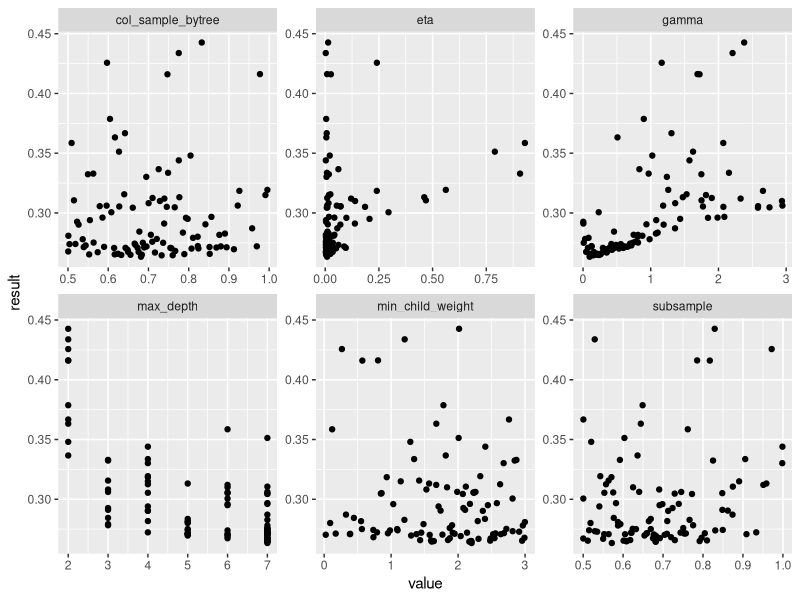

Generate this figure with R:
## ---- chunk 1
knitr::opts_chunk$set (echo=FALSE, warning=FALSE, message=FALSE)
## ---- chunk 2
library (dplyr)
library (ggplot2)
library (reshape2)

hyperopt.df <- read.csv ("hyperopt/hyperopt.csv", header=FALSE, stringsAsFactors = FALSE) %>% tbl_df()
names (hyperopt.df) <- c("trialNum", "parameter", "value")

result.df <- filter (hyperopt.df, parameter=="result") %>% select (-parameter, result=value) 

hyperopt.df <- inner_join (filter (hyperopt.df, parameter != "result"), result.df)

ggplot (hyperopt.df, aes (x=value, y=result)) + geom_point() + 
        facet_wrap (~parameter, scales="free")
